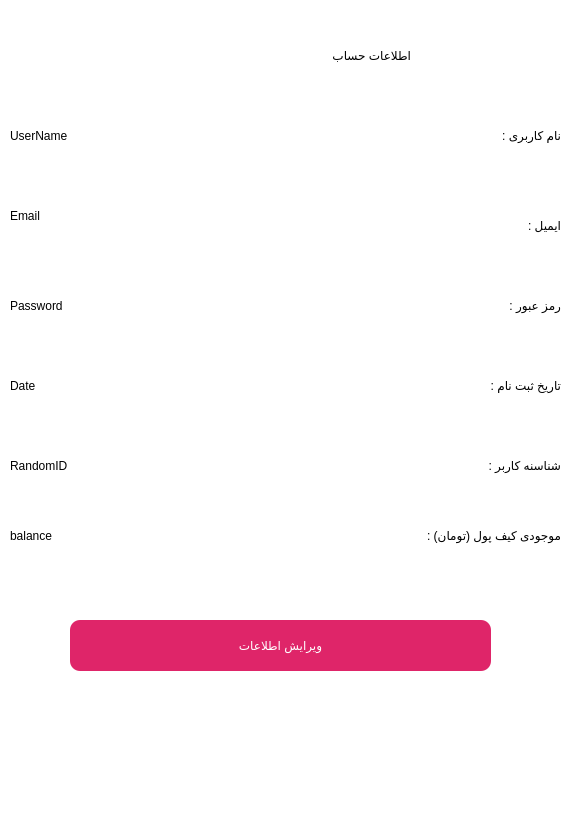
<?xml version="1.0" encoding="UTF-8"?>
<ui version="4.0">
 <class>Dialog</class>
 <widget class="QDialog" name="Dialog">
  <property name="geometry">
   <rect>
    <x>0</x>
    <y>0</y>
    <width>587</width>
    <height>831</height>
   </rect>
  </property>
  <property name="windowTitle">
   <string>Dialog</string>
  </property>
  <property name="styleSheet">
   <string notr="true">background-color:#fff</string>
  </property>
  <widget class="QLabel" name="label">
   <property name="geometry">
    <rect>
     <x>380</x>
     <y>110</y>
     <width>181</width>
     <height>51</height>
    </rect>
   </property>
   <property name="styleSheet">
    <string notr="true">font: 20pt &quot;B Nazanin&quot;;</string>
   </property>
   <property name="text">
    <string>نام کاربری : </string>
   </property>
  </widget>
  <widget class="QLabel" name="label_2">
   <property name="geometry">
    <rect>
     <x>380</x>
     <y>200</y>
     <width>181</width>
     <height>51</height>
    </rect>
   </property>
   <property name="styleSheet">
    <string notr="true">font: 20pt &quot;B Nazanin&quot;;</string>
   </property>
   <property name="text">
    <string>ایمیل : </string>
   </property>
  </widget>
  <widget class="QLabel" name="label_3">
   <property name="geometry">
    <rect>
     <x>380</x>
     <y>280</y>
     <width>181</width>
     <height>51</height>
    </rect>
   </property>
   <property name="styleSheet">
    <string notr="true">font: 20pt &quot;B Nazanin&quot;;</string>
   </property>
   <property name="text">
    <string>رمز عبور : </string>
   </property>
  </widget>
  <widget class="QLabel" name="show_userName">
   <property name="geometry">
    <rect>
     <x>10</x>
     <y>110</y>
     <width>431</width>
     <height>51</height>
    </rect>
   </property>
   <property name="styleSheet">
    <string notr="true">font: italic 18pt &quot;Century Gothic&quot;;</string>
   </property>
   <property name="text">
    <string>UserName</string>
   </property>
  </widget>
  <widget class="QLabel" name="show_email">
   <property name="geometry">
    <rect>
     <x>10</x>
     <y>190</y>
     <width>451</width>
     <height>51</height>
    </rect>
   </property>
   <property name="styleSheet">
    <string notr="true">font: italic 18pt &quot;Century Gothic&quot;;</string>
   </property>
   <property name="text">
    <string>Email</string>
   </property>
  </widget>
  <widget class="QLabel" name="show_password">
   <property name="geometry">
    <rect>
     <x>10</x>
     <y>280</y>
     <width>441</width>
     <height>51</height>
    </rect>
   </property>
   <property name="styleSheet">
    <string notr="true">font: italic 18pt &quot;Century Gothic&quot;;</string>
   </property>
   <property name="text">
    <string>Password</string>
   </property>
  </widget>
  <widget class="QPushButton" name="edit_btn">
   <property name="geometry">
    <rect>
     <x>70</x>
     <y>620</y>
     <width>421</width>
     <height>51</height>
    </rect>
   </property>
   <property name="cursor">
    <cursorShape>PointingHandCursor</cursorShape>
   </property>
   <property name="styleSheet">
    <string notr="true">#edit_btn{
border-radius : 10%;
background-color: #df2569;
color : #fff;
font: 17pt &quot;IRANSans&quot;;
}</string>
   </property>
   <property name="text">
    <string>ویرایش اطلاعات</string>
   </property>
  </widget>
  <widget class="QLabel" name="label_4">
   <property name="geometry">
    <rect>
     <x>380</x>
     <y>360</y>
     <width>181</width>
     <height>51</height>
    </rect>
   </property>
   <property name="styleSheet">
    <string notr="true">font: 20pt &quot;B Nazanin&quot;;</string>
   </property>
   <property name="text">
    <string>تاریخ ثبت نام :</string>
   </property>
  </widget>
  <widget class="QLabel" name="show_date">
   <property name="geometry">
    <rect>
     <x>10</x>
     <y>360</y>
     <width>401</width>
     <height>51</height>
    </rect>
   </property>
   <property name="styleSheet">
    <string notr="true">font: italic 18pt &quot;Century Gothic&quot;;</string>
   </property>
   <property name="text">
    <string>Date</string>
   </property>
  </widget>
  <widget class="QLabel" name="label_5">
   <property name="geometry">
    <rect>
     <x>150</x>
     <y>30</y>
     <width>261</width>
     <height>51</height>
    </rect>
   </property>
   <property name="styleSheet">
    <string notr="true">font: 28pt &quot;B narm&quot;;</string>
   </property>
   <property name="text">
    <string>اطلاعات حساب</string>
   </property>
  </widget>
  <widget class="QLabel" name="label_6">
   <property name="geometry">
    <rect>
     <x>270</x>
     <y>510</y>
     <width>291</width>
     <height>51</height>
    </rect>
   </property>
   <property name="styleSheet">
    <string notr="true">font: 20pt &quot;B Nazanin&quot;;</string>
   </property>
   <property name="text">
    <string>موجودی کیف پول (تومان) : </string>
   </property>
  </widget>
  <widget class="QLabel" name="show_balance">
   <property name="geometry">
    <rect>
     <x>10</x>
     <y>510</y>
     <width>251</width>
     <height>51</height>
    </rect>
   </property>
   <property name="styleSheet">
    <string notr="true">font: italic 18pt &quot;Century Gothic&quot;;</string>
   </property>
   <property name="text">
    <string>balance</string>
   </property>
  </widget>
  <widget class="QPushButton" name="increaseBalance_btn">
   <property name="geometry">
    <rect>
     <x>310</x>
     <y>690</y>
     <width>171</width>
     <height>51</height>
    </rect>
   </property>
   <property name="cursor">
    <cursorShape>PointingHandCursor</cursorShape>
   </property>
   <property name="styleSheet">
    <string notr="true">#increaseBalance_btn{
background-color : transparent;
border:none
}</string>
   </property>
   <property name="text">
    <string/>
   </property>
  </widget>
  <widget class="QLabel" name="label_7">
   <property name="geometry">
    <rect>
     <x>380</x>
     <y>440</y>
     <width>181</width>
     <height>51</height>
    </rect>
   </property>
   <property name="styleSheet">
    <string notr="true">font: 20pt &quot;B Nazanin&quot;;</string>
   </property>
   <property name="text">
    <string>شناسنه کاربر :</string>
   </property>
  </widget>
  <widget class="QLabel" name="show_randomID">
   <property name="geometry">
    <rect>
     <x>10</x>
     <y>440</y>
     <width>401</width>
     <height>51</height>
    </rect>
   </property>
   <property name="styleSheet">
    <string notr="true">font: italic 18pt &quot;Century Gothic&quot;;</string>
   </property>
   <property name="text">
    <string>RandomID</string>
   </property>
  </widget>
  <widget class="QLabel" name="label_8">
   <property name="geometry">
    <rect>
     <x>310</x>
     <y>690</y>
     <width>171</width>
     <height>51</height>
    </rect>
   </property>
   <property name="text">
    <string/>
   </property>
   <property name="pixmap">
    <pixmap>../Tools/imgs/increasePay.jpg</pixmap>
   </property>
  </widget>
  <widget class="QLabel" name="label_9">
   <property name="geometry">
    <rect>
     <x>80</x>
     <y>690</y>
     <width>171</width>
     <height>51</height>
    </rect>
   </property>
   <property name="text">
    <string/>
   </property>
   <property name="pixmap">
    <pixmap>../Tools/imgs/factorIcon.jpg</pixmap>
   </property>
  </widget>
  <widget class="QPushButton" name="factor_btn">
   <property name="geometry">
    <rect>
     <x>80</x>
     <y>690</y>
     <width>171</width>
     <height>51</height>
    </rect>
   </property>
   <property name="cursor">
    <cursorShape>PointingHandCursor</cursorShape>
   </property>
   <property name="styleSheet">
    <string notr="true">#factor_btn{
background-color : transparent;
border:none
}</string>
   </property>
   <property name="text">
    <string/>
   </property>
  </widget>
  <widget class="QLabel" name="label_10">
   <property name="geometry">
    <rect>
     <x>310</x>
     <y>750</y>
     <width>171</width>
     <height>51</height>
    </rect>
   </property>
   <property name="text">
    <string/>
   </property>
   <property name="pixmap">
    <pixmap>../Tools/imgs/myComments.jpg</pixmap>
   </property>
  </widget>
  <widget class="QPushButton" name="userComments_btn">
   <property name="geometry">
    <rect>
     <x>310</x>
     <y>750</y>
     <width>171</width>
     <height>51</height>
    </rect>
   </property>
   <property name="cursor">
    <cursorShape>PointingHandCursor</cursorShape>
   </property>
   <property name="styleSheet">
    <string notr="true">#userComments_btn{
background-color : transparent;
border:none
}</string>
   </property>
   <property name="text">
    <string/>
   </property>
  </widget>
  <zorder>label_8</zorder>
  <zorder>label</zorder>
  <zorder>label_2</zorder>
  <zorder>label_3</zorder>
  <zorder>show_userName</zorder>
  <zorder>show_email</zorder>
  <zorder>show_password</zorder>
  <zorder>edit_btn</zorder>
  <zorder>label_4</zorder>
  <zorder>show_date</zorder>
  <zorder>label_5</zorder>
  <zorder>label_6</zorder>
  <zorder>show_balance</zorder>
  <zorder>increaseBalance_btn</zorder>
  <zorder>label_7</zorder>
  <zorder>show_randomID</zorder>
  <zorder>label_9</zorder>
  <zorder>factor_btn</zorder>
  <zorder>label_10</zorder>
  <zorder>userComments_btn</zorder>
 </widget>
 <resources/>
 <connections/>
</ui>
